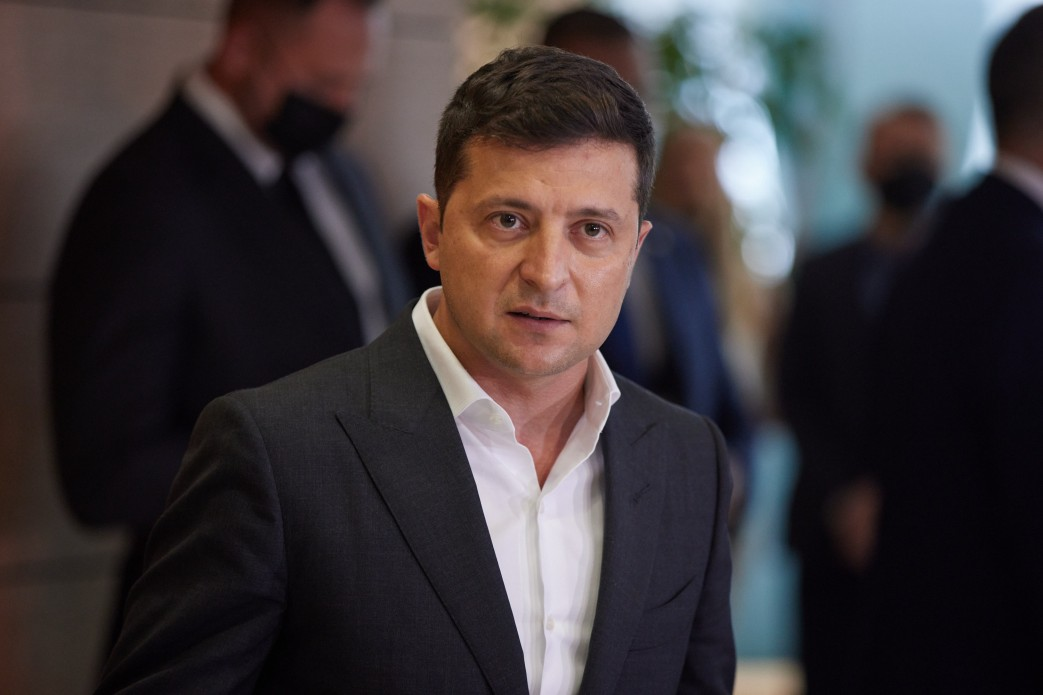
#> input picture imeg.jpeg, 1043 x 695 px
$ python main.py
#> lines starting #> are read from the running program, lines starting #| are printed output that depends on the picture; after the words box and inside, x2 and y2 are one past the last pixel; in counts of white or black regions, pixels touching at a corner belong together
import cv2

image = cv2.imread('imeg.jpeg')
#> image is the input picture: shape (695, 1043, 3); mean B, G, R 57.8, 55, 60.8
q = cv2.imread('1.jpg')
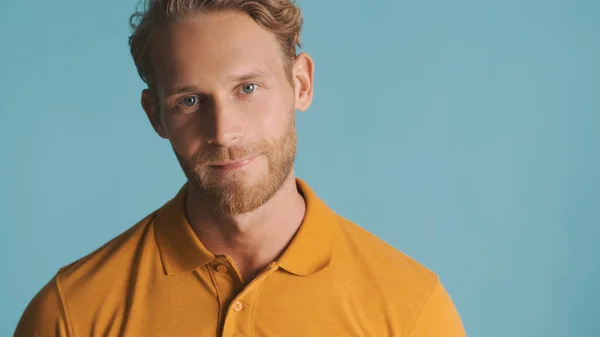
#> input picture 1.jpg, 600 x 337 px
#> q is the input picture: shape (337, 600, 3); mean B, G, R 140.5, 151.7, 140.6

print(image)
#> (printed output is left out)
print(q)
#> (printed output is left out)

casc = cv2.CascadeClassifier('haarcascade_eye.xml')

eyes = casc.detectMultiScale(image)
#> eyes = [[564, 203, 53, 53], [481, 194, 54, 54], [703, 406, 52, 52], [201, 86, 161, 161]]

print(eyes)
#| [[564 203  53  53]
#|  [481 194  54  54]
#|  [703 406  52  52]
#|  [201  86 161 161]]

for (x, y, w, h) in eyes:
    cv2.rectangle(image, (x, y), (x+w, y+h), (0, 0, 255), 3)
#> this loop made 4 passes
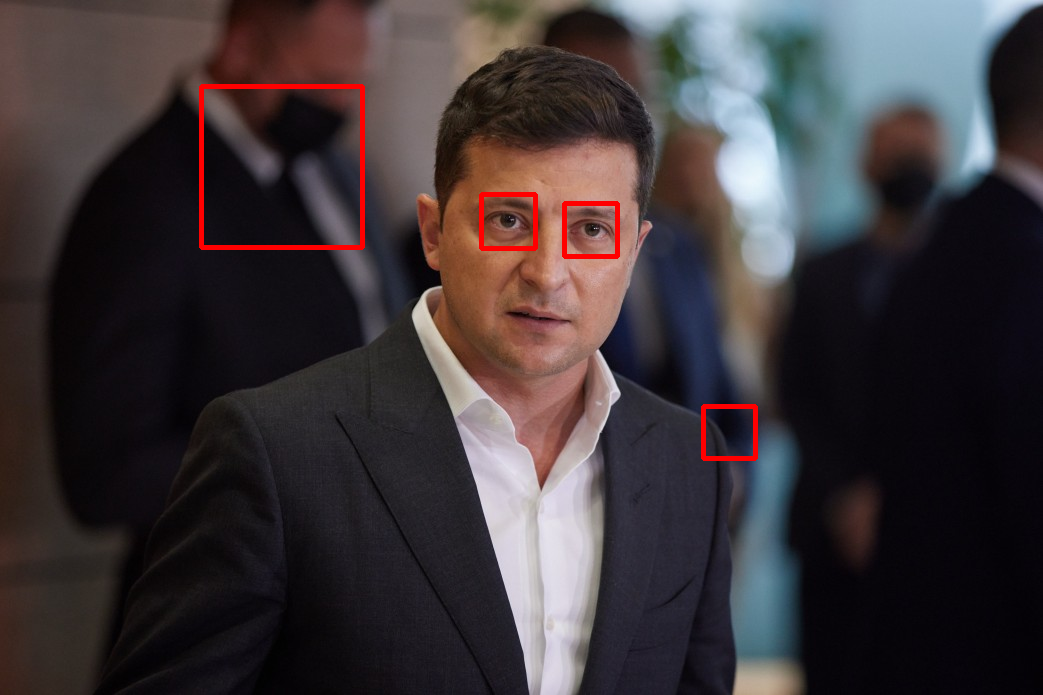
#> image: shape (695, 1043, 3); 0.88% of pixels changed, all inside (x1, y1, x2, y2) = (199, 84, 758, 461)
cv2.imshow('imeg', image)
eyes = casc.detectMultiScale(q)
#> eyes = [[225, 68, 41, 41], [175, 87, 28, 28]]
for (x, y, w, h) in eyes:
    cv2.rectangle(q, (x, y), (x+w, y+h), (0, 0, 255), 3)
#> this loop made 2 passes
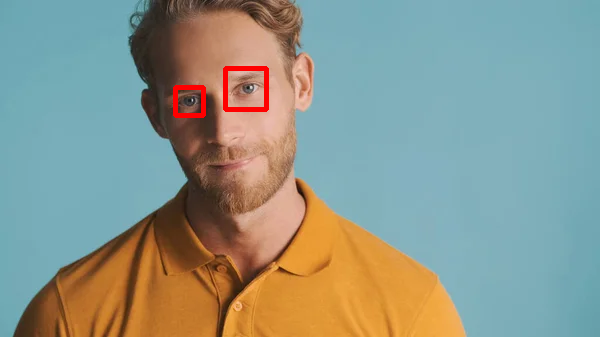
#> q: shape (337, 600, 3); 0.67% of pixels changed, all inside (x1, y1, x2, y2) = (173, 66, 269, 118)

cv2.imshow('1', q)

cv2.waitKey()
